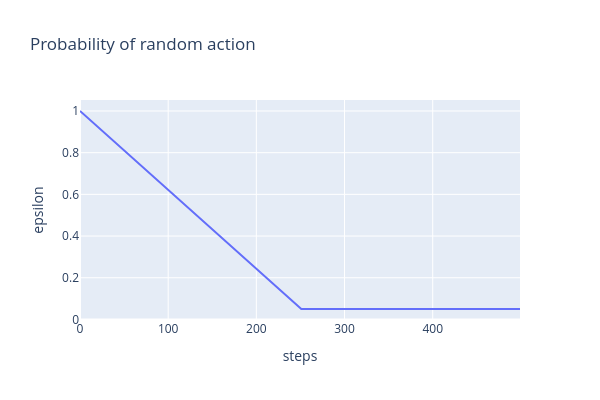

Here is the notebook cell this chart was saved with:
### Markdown cell above
### Exercise - implement linear scheduler

> ```yaml
> Difficulty: 🔴⚪⚪⚪⚪
> Importance: 🔵🔵⚪⚪⚪
> 
> You should spend up to 5-10 minutes on this exercise.
> ```

For now, implement the basic linearly decreasing exploration schedule.

### Code cell
def linear_schedule(
    current_step: int,
    start_e: float,
    end_e: float,
    exploration_fraction: float,
    total_timesteps: int,
) -> float:
    """
    Return the appropriate epsilon for the current step.

    Epsilon should be start_e at step 0 and decrease linearly to end_e at step (exploration_fraction
    * total_timesteps). In other words, we are in "explore mode" with start_e >= epsilon >= end_e
    for the first `exploration_fraction` fraction of total timesteps, and then stay at end_e for the
    rest of training.
    """
    exploration_phase = exploration_fraction * total_timesteps
    if current_step < exploration_phase:
        return (((end_e - start_e) / exploration_phase) * current_step) + start_e
    else:
        return end_e


epsilons = [
    linear_schedule(step, start_e=1.0, end_e=0.05, exploration_fraction=0.5, total_timesteps=500)
    for step in range(500)
]
line(
    epsilons,
    labels={"x": "steps", "y": "epsilon"},
    title="Probability of random action",
    height=400,
    width=600,
)

tests.test_linear_schedule(linear_schedule)

### Figure 1 — Plotly figure (JSON) as saved in the notebook; plotly's stock layout.template omitted (floating-point values rounded to 4 significant figures; data arrays with more than 128 entries replaced by an {"elided": "..."} marker saying what was removed)
{"data": [{"hovertemplate": "steps=%{x}<br>epsilon=%{y}<extra></extra>", "legendgroup": "", "line": {"color": "#636efa", "dash": "solid"}, "marker": {"symbol": "circle"}, "mode": "lines", "name": "", "orientation": "v", "showlegend": false, "type": "scatter", "x": {"elided": "500 int values"}, "xaxis": "x", "y": {"elided": "500 float values"}, "yaxis": "y"}], "layout": {"height": 400, "hovermode": "x unified", "legend": {"tracegroupgap": 0}, "title": {"text": "Probability of random action"}, "width": 600, "xaxis": {"anchor": "y", "domain": [0, 1], "title": {"text": "steps"}}, "yaxis": {"anchor": "x", "domain": [0, 1], "title": {"text": "epsilon"}}}}
